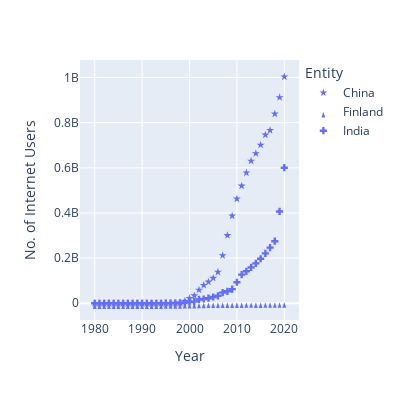

Here is the notebook cell this chart was saved with:
### Code cell
# plotly scatterplot의 symbol_sequence 인자 활용
fig = px.scatter(
    data_frame=df, x='Year', y='No. of Internet Users',
    width=400, height=400, symbol='Entity',
    symbol_sequence=['star','arrow','cross']
)
fig.show()

### Figure 1 — Plotly figure (JSON) as saved in the notebook; plotly's stock layout.template omitted (floating-point values rounded to 4 significant figures)
{"data": [{"hovertemplate": "Entity=China<br>Year=%{x}<br>No. of Internet Users=%{y}<extra></extra>", "legendgroup": "China", "marker": {"color": "#636efa", "symbol": "star"}, "mode": "markers", "name": "China", "orientation": "v", "showlegend": true, "type": "scatter", "x": [1980, 1981, 1982, 1983, 1984, 1985, 1986, 1987, 1988, 1989, 1990, 1991, 1992, 1993, 1994, 1995, 1996, 1997, 1998, 1999, 2000, 2001, 2002, 2003, 2004, 2005, 2006, 2007, 2008, 2009, 2010, 2011, 2012, 2013, 2014, 2015, 2016, 2017, 2018, 2019, 2020], "xaxis": "x", "y": [0, 0, 0, 0, 0, 0, 0, 0, 0, 0, 0, 0, 0, 2017, 14102, 60356, 160682, 400984, 2101421, 8890827, 22449303, 33595872, 58867578, 79910145, 94667627, 111218923, 138178103, 211442115, 300617785, 387007303, 462429626, 519767537, 578056810, 630253951, 663505855, 701038864, 745805312, 765779840, 838905119, 911554782, 1003218650], "yaxis": "y"}, {"hovertemplate": "Entity=Finland<br>Year=%{x}<br>No. of Internet Users=%{y}<extra></extra>", "legendgroup": "Finland", "marker": {"color": "#636efa", "symbol": "arrow"}, "mode": "markers", "name": "Finland", "orientation": "v", "showlegend": true, "type": "scatter", "x": [1980, 1981, 1982, 1983, 1984, 1985, 1986, 1987, 1988, 1989, 1990, 1991, 1992, 1993, 1994, 1995, 1996, 1997, 1998, 1999, 2000, 2001, 2002, 2003, 2004, 2005, 2006, 2007, 2008, 2009, 2010, 2011, 2012, 2013, 2014, 2015, 2016, 2017, 2018, 2019, 2020], "xaxis": "x", "y": [0, 0, 0, 0, 0, 0, 0, 0, 0, 0, 20000, 70066, 95139, 130134, 250104, 710019, 859931, 1000165, 1311708, 1668203, 1928058, 2236309, 3246727, 3608432, 3784653, 3907273, 4195094, 4272207, 4445687, 4403987, 4660153, 4779848, 4865982, 4977352, 4725802, 4735464, 4819506, 4817916, 4902695, 4947707, 5096511], "yaxis": "y"}, {"hovertemplate": "Entity=India<br>Year=%{x}<br>No. of Internet Users=%{y}<extra></extra>", "legendgroup": "India", "marker": {"color": "#636efa", "symbol": "cross"}, "mode": "markers", "name": "India", "orientation": "v", "showlegend": true, "type": "scatter", "x": [1980, 1981, 1982, 1983, 1984, 1985, 1986, 1987, 1988, 1989, 1990, 1991, 1992, 1993, 1994, 1995, 1996, 1997, 1998, 1999, 2000, 2001, 2002, 2003, 2004, 2005, 2006, 2007, 2008, 2009, 2010, 2011, 2012, 2013, 2014, 2015, 2016, 2017, 2018, 2019, 2020], "xaxis": "x", "y": [0, 0, 0, 0, 0, 0, 0, 0, 0, 0, 0, 0, 1010, 2021, 10110, 252920, 455593, 709331, 1420073, 2842899, 5589912, 7122787, 16890688, 18845094, 22454138, 27573640, 32890943, 46992826, 52854988, 62650376, 93046022, 126642456, 141468081, 158809242, 176478273, 197107112, 220874988, 246463630, 274913663, 406634942, 600446441], "yaxis": "y"}], "layout": {"height": 400, "legend": {"title": {"text": "Entity"}, "tracegroupgap": 0}, "margin": {"t": 60}, "width": 400, "xaxis": {"anchor": "y", "autorange": true, "domain": [0, 1], "range": [1977.0, 2023.0], "title": {"text": "Year"}, "type": "linear"}, "yaxis": {"anchor": "x", "autorange": true, "domain": [0, 1], "range": [-74190000.0, 1077000000.0], "title": {"text": "No. of Internet Users"}, "type": "linear"}}}
